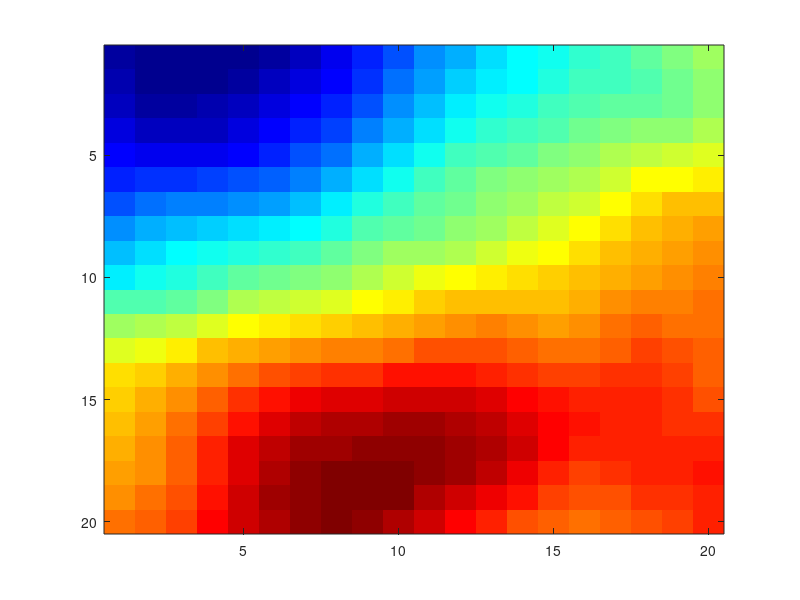

Write MATLAB code to recreate this figure. (Note: this script raises an error after producing the figure.)
clear all
clc
close all
addpath(genpath('./mcmcstat-master'))
%rng(0);
%%
k=6;m=2^k;n=2^k;l=1.3; nu=1.8; var=1;
s=20;
%%
[j,i] = meshgrid(1:s,1:s);
x=i(:); y=j(:); 

dmat=zeros(length(x),length(y));
for ii=1:length(x)
    for jj=1:length(y)
        deltax=(x(ii)-x(jj))/s; deltay=(y(ii)-y(jj))/s;
        dmat(ii,jj)=sqrt(deltax.^2+deltay.^2);
    end
end

%%
% d=distmat(a);
% dmat(boolean(eye(s)))=0.02;
% figure
% imagesc(dmat)
% colormap(jet)
%%
bgra=sqrt(2*nu).*(dmat./l);
Cpr= var*(2^(1-nu)/gamma(nu))*(bgra).^nu.*besselk(nu,bgra);
 %Cpr=Cpr+0.02*eye(size(Cpr));
 index = isnan(Cpr);
Cpr(index)=var;
%Cpr=Cpr+0.00001*eye(size(Cpr));
 %%
% Cpr(boolean(eye(n)))=var;
% figure
% imagesc(Cpr)
% colormap(jet)
%%
ch=chol(Cpr,'lower');
%W = randn(s*s,1);
W = randn(s*s,1);
matern_vec = ch*W;
img = reshape(matern_vec, [s, s]);

%%
figure
imagesc(img)
% colormap(jet)
colormap(jet)
%%
% n=2;
% deter= ett(Cpr);
% ett(Cpr)
%%
% params= logp(n,matern_vec,Cpr)
% logposterior=@(p) -nloglike(yfit3,p)-(p(1)-0.03)^2/(2*0.05^2)-(p(2)-0.03)^2/(2*0.05^2);
% maximum_li=fminsearch(@(p) nloglike(yfit3,p),[1,1]')
logposterior=@(p) logp(p,matern_vec,dmat)-(p(1)-0.03)^2/(2*0.05^2)-(p(2)-0.03)^2/(2*0.05^2);
maximum_li=fminsearch(@(p) logp(p,matern_vec,dmat),[1,1]')
%%
% clc
% c2=mcmc(logposterior,maximum_li,1500)
%%
ssfun= @(theta, data) logp(theta,data,dmat); %defining ssfun
params= { 
    {'b_0', maximum_li(1),0,Inf}
    {'b_1', maximum_li(2),0,Inf}
    };

model.ssfun= ssfun; data=matern_vec; model.N=1;
RR{1}= eye(2)*0.0001; RR{2}= eye(2)*0.001;
RR{3}= eye(2)*0.001; RR{4}= eye(2)*0.01;
% RR{1}= eye(2)*1.0; RR{2}= eye(2)*0.001;
% RR{3}= eye(2)*0.0001; RR{4}= eye(2)*0.0001;
options.RDR= RR; options.ntry=4;
options.nsimu=20000; options.method='ram';
[result,chain,s2chain] = mcmcrun(model,data,params,options);
%%

% clc
% c1=mcmc2(logposterior,maximum_li,500);

% %%
% figure
% subplot(2,1,1);
% plot(c2(200:end,1));hold on;
% subplot(2,1,2); 
% plot(c2(200:end,2))
% 
% figure
% plot(c2(200:end,2),c2(200:end,1))
% %%
figure
subplot(2,1,1);
plot(chain(20:end,1));hold on;
subplot(2,1,2); 
plot(chain(20:end,2))

%%
Chain=chain;

chain=Chain(5000:end,:);
% %Plot of the chains
figure
subplot(2,1,1)
plot(chain(:,1), 'Color',[0.65 0.65 0.65])
hold on
yline(mean(chain(:,1)),'k','LineWidth',3);
ylabel('$l$' , 'interpreter', 'latex')
axis tight
%grid on;
ax = gca; % current axes
ax.FontSize = 16;

subplot(2,1,2)
plot(chain(:,2), 'Color',[0.65 0.65 0.65])
hold on
yline(mean(chain(:,2)),'k','LineWidth',3);
axis tight;
%grid on;
%title('(b)')
xlabel('Length of chain' , 'interpreter', 'latex')
ylabel('$\nu$' , 'interpreter', 'latex')
x0=10;
y0=10;
width=750;
height=400;
set(gcf,'position',[x0,y0,width,height])
ax = gca; % current axes
ax.FontSize = 16;
%%

figure
subplot(2,2,1)
histogram(chain(:,1),'FaceColor',[0 0 0])
ylabel('$l$' , 'interpreter', 'latex')
hold on
xline(l,'r', 'Linewidth', 3)
%grid on;
x0=10;
y0=10;
width=350;
height=350;
set(gcf,'position',[x0,y0,width,height])
axis tight
%axis square
ax = gca; % current axes
ax.FontSize = 12;

%figure
subplot(2,2,4)
histogram(chain(:,2), 'FaceColor',[0 0 0])
ylabel('$\nu$' , 'interpreter', 'latex')
hold on
xline(nu,'r', 'Linewidth', 3)
%grid on;
axis tight
view([90 -90])

x0=10;
y0=10;
width=350;
height=350;

set(gcf,'position',[x0,y0,width,height])

%axis square
ax = gca; % current axes
ax.FontSize = 12;

%

%figure
subplot(2,2,3)
plot(chain(:,1), chain(:,2),'.', 'color', [0.65 0.65 0.65])
hold on
plot(l,nu, 'or','LineWidth',2, 'MarkerSize', 7)
hold on
plot(mean(chain(:,1)),mean(chain(:,2)),  'ok','LineWidth',2, 'MarkerSize', 7)
xlabel('$l$' , 'interpreter', 'latex')
ylabel('$\nu$' , 'interpreter', 'latex')
legend('Chain pairs','True parameter','Estimated parameter' , 'interpreter', 'latex')
%grid on;
axis tight
%axis square
x0=10;
y0=10;
width=350;
height=350;
set(gcf,'position',[x0,y0,width,height])

ax = gca; % current axes
ax.FontSize = 12;

%%


figure
subplot(2,1,1)
[w,x,y]=autocorr(chain(:,1),'NumLags', 399,'NumStd',2);
plot(x,w,'k')
hold on
yline(y(1),'r')
hold on 
yline(y(2),'r')
grid on
ylabel('ACF $l$' , 'interpreter', 'latex')
ax = gca; % current axes
ax.FontSize = 16;
subplot(2,1,2)
[w,x,y]=autocorr(chain(:,2),'NumLags', 399,'NumStd',2);
plot(x,w,'k')
hold on
yline(y(1),'r')
hold on 
yline(y(2),'r')
grid on
xlabel('Lag' , 'interpreter', 'latex')
ylabel('ACF $\nu$' , 'interpreter', 'latex')
x0=10; y0=10; width=750; height=400;
set(gcf,'position',[x0,y0,width,height]);
ax = gca; ax.FontSize = 16;

%%
chainstats(chain,result)
%%
% clc
% x0=[2,3]; N=100; vari=0.3;
% Normal MH
 function chain=mcmc(logposterior,x0,N)
compo=numel(x0);
chain=zeros(N,compo);
chain(1,:)=x0;
x=x0;
acc=0;
val=logposterior(x0);
R=eye(compo)*0.0001;
R=chol(R);
for i=2:N
    proposal=x+R*randn(compo,1);
    newval=logposterior(proposal);
    if (log(rand()) < val-newval)
        x=proposal;
        val=newval;
        acc=acc+1;
    end
    chain(i,:)=x;
end
ratio=acc/(N-1)
 end
 
 % Adaptive MH
 function chain=mcmc2(logposterior,x0,N)
compo=numel(x0);
chain=zeros(N,compo);
chain(1,:)=x0; n0=1;
x=x0; t0=20; s0=8;
acc=0;
val=logposterior(x0);
R=eye(compo)*0.0001;
R=chol(R);
for i=2:N
    proposal=x+R*randn(compo,1);
    newval=logposterior(proposal);
    if (log(rand()) < val-newval)
        x=proposal;
        val=newval;
        acc=acc+1;
    end
    chain(i,:)=x;
    %is2=gamrnd((n0+10)/2, (n0*s0^2+sumsqr(x))/2);
    %s2(i)=1/is2;
    if (i>t0)
        C=cov(chain(1:i,:))+eye(compo)*0.000001;
        %C=2.4^2/compo*(C+eye(compo)*0.000001*(abs(max(C(:))) < 0.00001));
        R=chol(C,'lower');
    end     
end
ratio=acc/(N-1)
 end
%%
function params= logp(p,img,dmat)
var=1;
bgra=sqrt(2*p(2)).*(dmat./p(1));
Cpr= var*(2^(1-p(2))/gamma(p(2)))*(bgra).^p(2).*besselk(p(2),bgra);
index = isnan(Cpr);
Cpr(index)=var+1e-07;
spar=Cpr\speye(size(Cpr));
params=-0.5.*(img'*spar*img) +(1/2*log(2*pi) -0.5.*ett(Cpr));
params=-params;

end

function deter= ett(Cpr)
        chhe=chol(Cpr, 'lower');
        deter= 2*sum(log(diag(chhe)));       
end
function likelihood=nloglike(x,p)
likelihood=0;

for i=1:numel(x)-1
    likelihood=likelihood + 1/2*log(2*pi*p(1)/(2*p(2))...
        *(1-exp(-2*p(2))))+ p(2)/p(1)*(1-exp(-2*p(2)))*(x(i+1)-exp(-p(2))*x(i))^2;
end
end